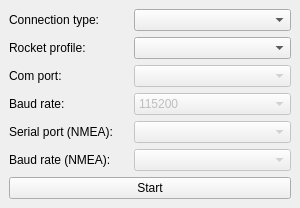
<?xml version="1.0" encoding="UTF-8"?>
<ui version="4.0">
 <class>MainWindow</class>
 <widget class="QMainWindow" name="MainWindow">
  <property name="geometry">
   <rect>
    <x>0</x>
    <y>0</y>
    <width>300</width>
    <height>182</height>
   </rect>
  </property>
  <property name="sizePolicy">
   <sizepolicy hsizetype="Fixed" vsizetype="Fixed">
    <horstretch>0</horstretch>
    <verstretch>0</verstretch>
   </sizepolicy>
  </property>
  <property name="windowTitle">
   <string>Select Start Configuration</string>
  </property>
  <widget class="QWidget" name="centralwidget">
   <property name="sizePolicy">
    <sizepolicy hsizetype="Maximum" vsizetype="Maximum">
     <horstretch>0</horstretch>
     <verstretch>0</verstretch>
    </sizepolicy>
   </property>
   <layout class="QVBoxLayout" name="verticalLayout">
    <property name="sizeConstraint">
     <enum>QLayout::SetNoConstraint</enum>
    </property>
    <item>
     <layout class="QFormLayout" name="formLayout">
      <property name="sizeConstraint">
       <enum>QLayout::SetDefaultConstraint</enum>
      </property>
      <property name="labelAlignment">
       <set>Qt::AlignLeft</set>
      </property>
      <item row="0" column="0">
       <widget class="QLabel" name="label_3">
        <property name="text">
         <string>Connection type:</string>
        </property>
       </widget>
      </item>
      <item row="0" column="1">
       <widget class="QComboBox" name="typeBox">
        <property name="sizePolicy">
         <sizepolicy hsizetype="Expanding" vsizetype="Fixed">
          <horstretch>0</horstretch>
          <verstretch>0</verstretch>
         </sizepolicy>
        </property>
       </widget>
      </item>
      <item row="1" column="0">
       <widget class="QLabel" name="label_4">
        <property name="text">
         <string>Rocket profile:</string>
        </property>
       </widget>
      </item>
      <item row="1" column="1">
       <widget class="QComboBox" name="rocketBox">
        <property name="sizePolicy">
         <sizepolicy hsizetype="Expanding" vsizetype="Fixed">
          <horstretch>0</horstretch>
          <verstretch>0</verstretch>
         </sizepolicy>
        </property>
       </widget>
      </item>
      <item row="2" column="0">
       <widget class="QLabel" name="label">
        <property name="sizePolicy">
         <sizepolicy hsizetype="Minimum" vsizetype="Minimum">
          <horstretch>0</horstretch>
          <verstretch>0</verstretch>
         </sizepolicy>
        </property>
        <property name="minimumSize">
         <size>
          <width>119</width>
          <height>0</height>
         </size>
        </property>
        <property name="text">
         <string>Com port:</string>
        </property>
       </widget>
      </item>
      <item row="2" column="1">
       <widget class="QComboBox" name="comBox">
        <property name="enabled">
         <bool>false</bool>
        </property>
        <property name="sizePolicy">
         <sizepolicy hsizetype="Expanding" vsizetype="Fixed">
          <horstretch>0</horstretch>
          <verstretch>0</verstretch>
         </sizepolicy>
        </property>
       </widget>
      </item>
      <item row="3" column="0">
       <widget class="QLabel" name="label_2">
        <property name="sizePolicy">
         <sizepolicy hsizetype="Minimum" vsizetype="Minimum">
          <horstretch>0</horstretch>
          <verstretch>0</verstretch>
         </sizepolicy>
        </property>
        <property name="minimumSize">
         <size>
          <width>119</width>
          <height>0</height>
         </size>
        </property>
        <property name="maximumSize">
         <size>
          <width>119</width>
          <height>16777215</height>
         </size>
        </property>
        <property name="autoFillBackground">
         <bool>false</bool>
        </property>
        <property name="text">
         <string>Baud rate:</string>
        </property>
       </widget>
      </item>
      <item row="3" column="1">
       <widget class="QComboBox" name="baudBox">
        <property name="enabled">
         <bool>false</bool>
        </property>
        <property name="sizePolicy">
         <sizepolicy hsizetype="Expanding" vsizetype="Fixed">
          <horstretch>0</horstretch>
          <verstretch>0</verstretch>
         </sizepolicy>
        </property>
        <item>
         <property name="text">
          <string>115200</string>
         </property>
        </item>
        <item>
         <property name="text">
          <string>921600</string>
         </property>
        </item>
        <item>
         <property name="text">
          <string>9600</string>
         </property>
        </item>
       </widget>
      </item>
      <item row="4" column="0">
       <widget class="QLabel" name="label_5">
        <property name="sizePolicy">
         <sizepolicy hsizetype="Minimum" vsizetype="Minimum">
          <horstretch>0</horstretch>
          <verstretch>0</verstretch>
         </sizepolicy>
        </property>
        <property name="minimumSize">
         <size>
          <width>119</width>
          <height>0</height>
         </size>
        </property>
        <property name="maximumSize">
         <size>
          <width>119</width>
          <height>16777215</height>
         </size>
        </property>
        <property name="autoFillBackground">
         <bool>false</bool>
        </property>
        <property name="text">
         <string>Serial port (NMEA):</string>
        </property>
       </widget>
      </item>
      <item row="4" column="1">
       <widget class="QComboBox" name="nmeaSerial">
        <property name="enabled">
         <bool>false</bool>
        </property>
        <property name="sizePolicy">
         <sizepolicy hsizetype="Expanding" vsizetype="Fixed">
          <horstretch>0</horstretch>
          <verstretch>0</verstretch>
         </sizepolicy>
        </property>
       </widget>
      </item>
      <item row="5" column="0">
       <widget class="QLabel" name="label_2">
        <property name="sizePolicy">
         <sizepolicy hsizetype="Minimum" vsizetype="Minimum">
          <horstretch>0</horstretch>
          <verstretch>0</verstretch>
         </sizepolicy>
        </property>
        <property name="minimumSize">
         <size>
          <width>119</width>
          <height>0</height>
         </size>
        </property>
        <property name="maximumSize">
         <size>
          <width>119</width>
          <height>16777215</height>
         </size>
        </property>
        <property name="autoFillBackground">
         <bool>false</bool>
        </property>
        <property name="text">
         <string>Baud rate (NMEA):</string>
        </property>
       </widget>
      </item>
      <item row="5" column="1">
       <widget class="QComboBox" name="nmeaBaud">
        <property name="enabled">
         <bool>false</bool>
        </property>
        <property name="sizePolicy">
         <sizepolicy hsizetype="Expanding" vsizetype="Fixed">
          <horstretch>0</horstretch>
          <verstretch>0</verstretch>
         </sizepolicy>
        </property>
        <item>
         <property name="text">
          <string></string>
         </property>
        </item>
        <item>
         <property name="text">
          <string>9600</string>
         </property>
        </item>
        <item>
         <property name="text">
          <string>921600</string>
         </property>
        </item>
        <item>
         <property name="text">
          <string>115200</string>
         </property>
        </item>
       </widget>
      </item>
     </layout>
    </item>
    <item>
     <widget class="QPushButton" name="doneButton">
      <property name="sizePolicy">
       <sizepolicy hsizetype="Expanding" vsizetype="Fixed">
        <horstretch>0</horstretch>
        <verstretch>0</verstretch>
       </sizepolicy>
      </property>
      <property name="text">
       <string>Start</string>
      </property>
     </widget>
    </item>
   </layout>
  </widget>
 </widget>
 <resources/>
 <connections/>
</ui>
